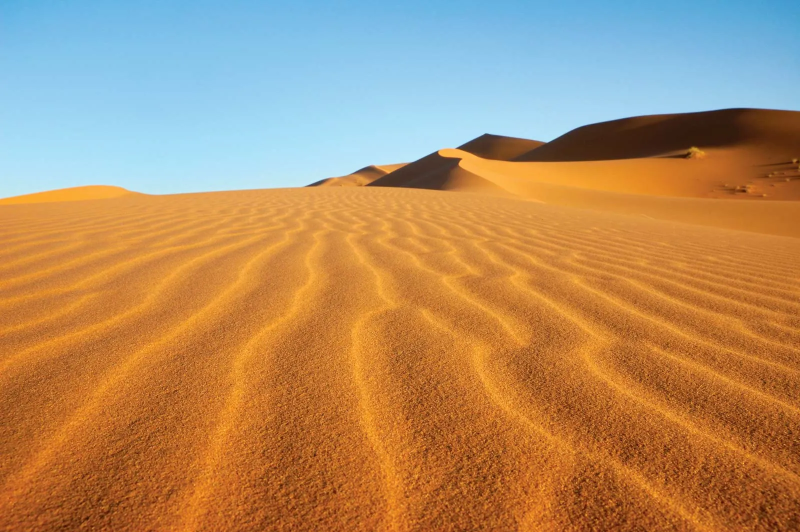
#> input picture 27- Computer vision/Sand.webp, 1600 x 1064 px (shown at 1/2 size)
$ python Lab2.py
#> lines starting #> are read from the running program, lines starting #| are printed output that depends on the picture; after the words box and inside, x2 and y2 are one past the last pixel; in counts of white or black regions, pixels touching at a corner belong together; pictures that were not available may be replaced by others from this repository, and a replacement may not be noted
import cv2
import numpy as np

video = cv2.VideoCapture("video.mp4")

if not video.isOpened():
    print("Error: Could not open video.")
    exit()

image = cv2.imread("Sand.webp")
#> image is the input picture: shape (1064, 1600, 3); mean B, G, R 101.6, 140.9, 177.8

if image is None:
    print("Error: Could not open image.")
    exit()

image = cv2.resize(image, (640, 480))
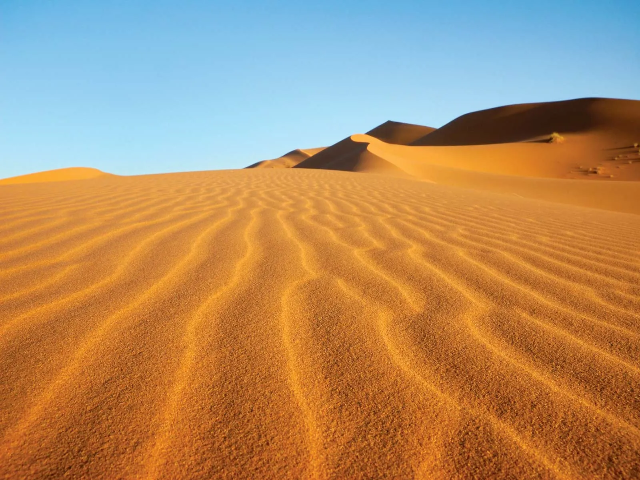
#> image: shape (480, 640, 3); mean B, G, R 101.5, 140.8, 177.7

while True:
    ret, frame = video.read()
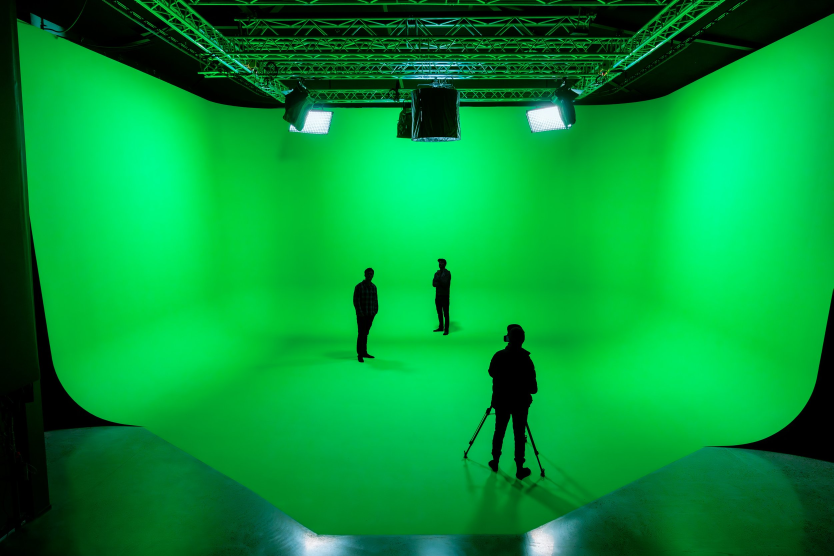
#> input picture 27- Computer vision/Studio_Image.jpeg, 2500 x 1667 px, given in place of video.mp4, which was not available (shown at 1/3 size)
#> frame is the input picture: shape (1667, 2500, 3); mean B, G, R 55.4, 151.6, 3.1

    if not ret:
        print("Error: Could not read frame.")
        break

    frame = cv2.resize(frame, (640, 480))
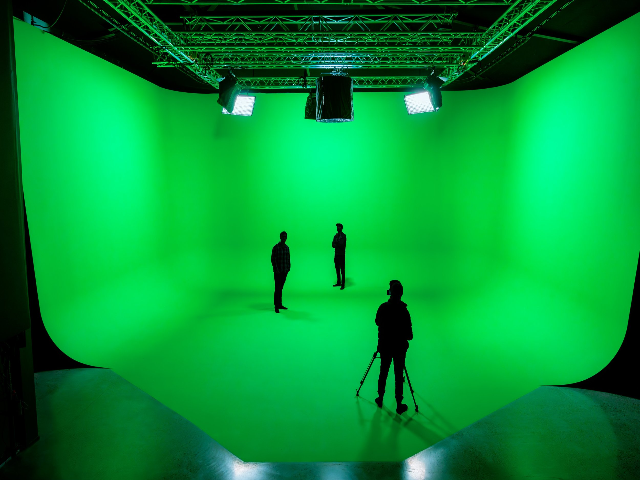
#> frame: shape (480, 640, 3); mean B, G, R 55.4, 151.5, 3.1

    u_green = np.array([104, 153, 70])
    l_green = np.array([30, 30, 0])

    mask = cv2.inRange(frame, l_green, u_green)
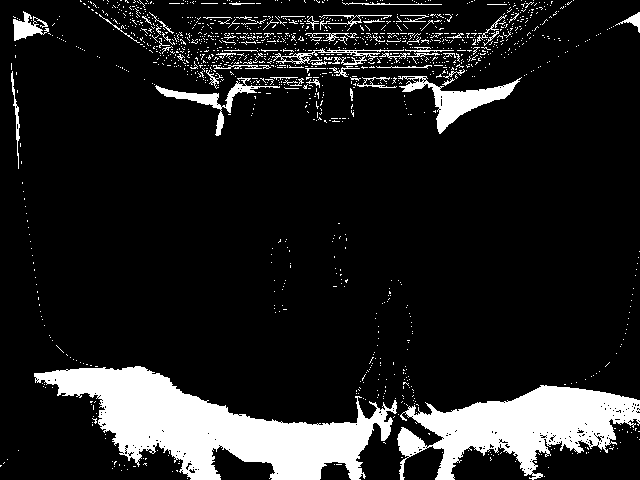
#> mask: shape (480, 640); 13.1% white; 1348 white regions (1291 under 20 px), largest, box (x1, y1, x2, y2) and area: (34, 366, 397, 480) 18200, (397, 385, 640, 480) 11705, (398, 76, 522, 134) 2005

    res = cv2.bitwise_and(frame, frame, mask=mask)
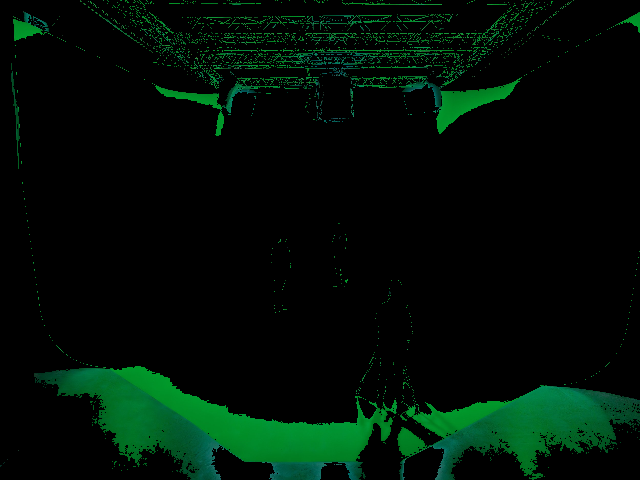
#> res: shape (480, 640, 3); mean B, G, R 6.1, 15.3, 0.4

    f = res - frame
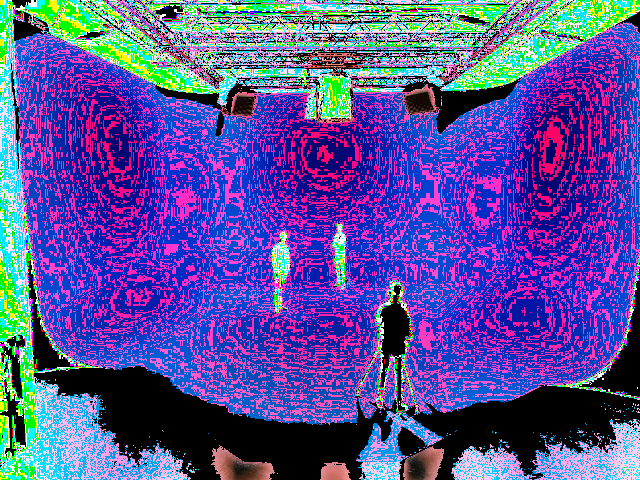
#> f: shape (480, 640, 3); mean B, G, R 153.4, 79.2, 87

    f = np.where(f == 0, f, image)
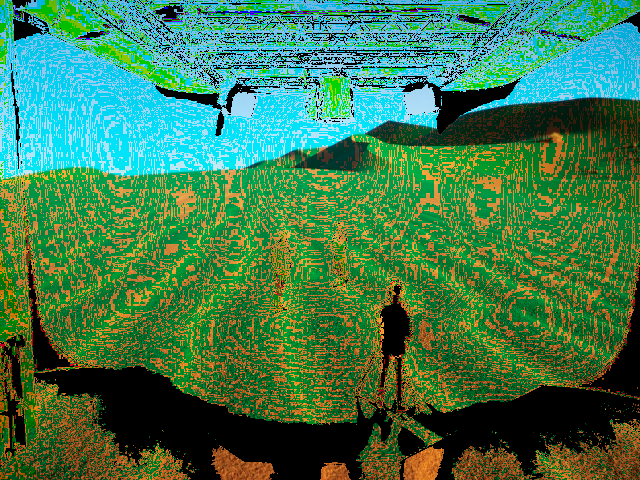
#> f: shape (480, 640, 3); mean B, G, R 79.4, 121.4, 61

    cv2.imshow("Original Video", frame)
    cv2.imshow("Processed Frame", f)

    if cv2.waitKey(25) == 27:
#> (key Esc is pressed here)
        break

video.release()
cv2.destroyAllWindows()
